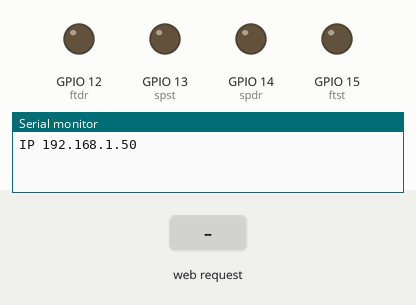
A sketch run on a simulated ESP8266 (NodeMCU). Shown: output pins drawn as LEDs (lit = HIGH), the last lines printed to the serial monitor. The test bench sets the inputs (shaded band). WiFi joins after 1.5 s; servers stay silent unless stated.

Above: at 4.7 s.
4.8 s: HTTP request GET /on1 received
At 5.9 s:
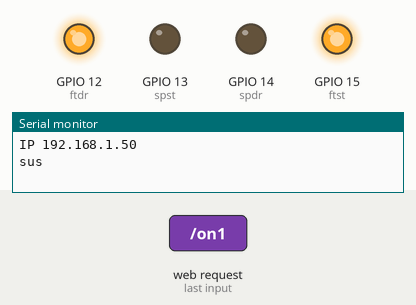
6.3 s: HTTP request GET /on2 received
At 7.1 s:
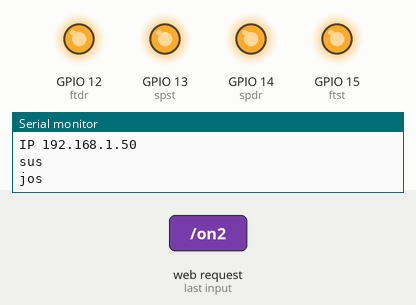
7.8 s: HTTP request GET /off1 received
At 8.2 s:
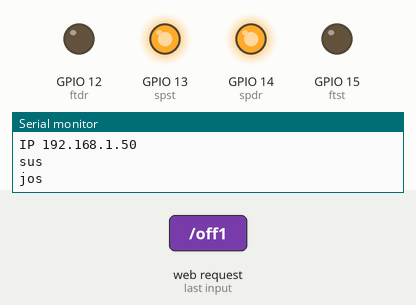
9.3 s: HTTP request GET /on3 received
At 10.5 s:
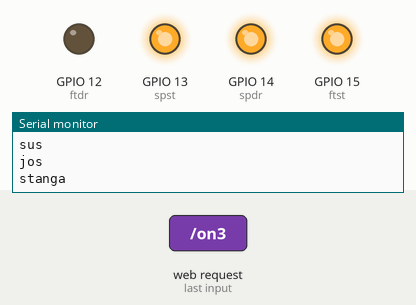
10.8 s: HTTP request GET /off2 received
At 11.7 s:
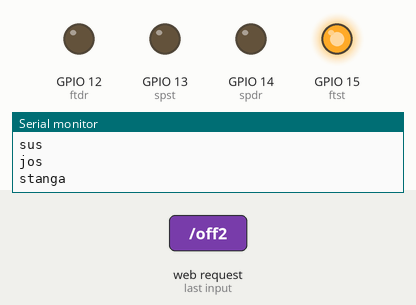
12.3 s: HTTP request GET /off3 received
At 12.8 s:
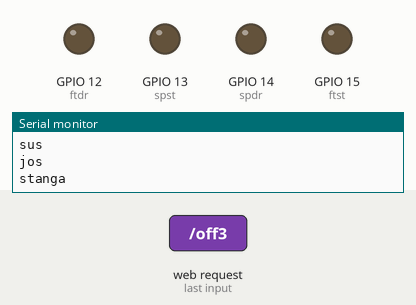
Timing chart, 0 to 14.8 s (numbered marks = the images above; inputs shaded):
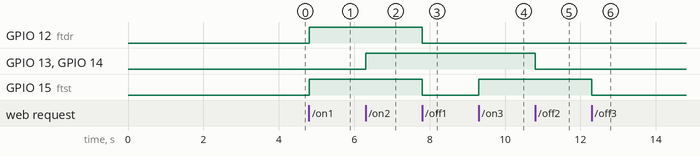

The sketch:

Rover.ino
```cpp
#ifdef ESP32
  #include <WiFi.h>
  #include <AsyncTCP.h>
#else
  #include <ESP8266WiFi.h>
  #include <ESPAsyncTCP.h>
#endif
#include <ESPAsyncWebServer.h>

// REPLACE WITH YOUR NETWORK CREDENTIALS
const char* ssid = "SMCI";
const char* password = "mirceagabi";

const int ftdr = 12;  // Pin for LED 1
const int spdr = 14;  // Pin for LED 2
const int spst = 13; // Pin for LED 3
const int ftst = 15; // Pin for LED 4

// HTML web page
const char index_html[] PROGMEM = R"rawliteral(
<!DOCTYPE HTML><html>
  <head>
    <title>Controller</title>
    <meta name="viewport" content="width=device-width, initial-scale=1">
    <style>
      body { font-family: Arial; text-align: center; margin:0px auto; padding-top: 30px;}
      .container {
        display: flex;
        justify-content: space-between;
        padding: 20px;
      }
      .left, .right {
        display: flex;
        flex-direction: column;
        gap: 20px;
      }
      .right {
        flex-direction: row;
      }
      .button {
        padding: 10px 20px;
        font-size: 24px;
        text-align: center;
        outline: none;
        color: #fff;
        background-color: #2f4468;
        border: none;
        border-radius: 5px;
        box-shadow: 0 6px #999;
        cursor: pointer;
        -webkit-touch-callout: none;
        -webkit-user-select: none;
        -khtml-user-select: none;
        -moz-user-select: none;
        -ms-user-select: none;
        user-select: none;
        -webkit-tap-highlight-color: rgba(0,0,0,0);
      }
      .button:hover {background-color: #1f2e45}
      .button:active {
        background-color: #1f2e45;
        box-shadow: 0 4px #666;
        transform: translateY(2px);
      }
    </style>
  </head>
  <body>
    <h1>ESP Pushbutton Web Server</h1>
    <div class="container">
      <div class="left">
        <button class="button" onmousedown="toggleCheckbox('on1');" ontouchstart="toggleCheckbox('on1');" onmouseup="toggleCheckbox('off1');" ontouchend="toggleCheckbox('off1');">/\</button>
        <button class="button" onmousedown="toggleCheckbox('on2');" ontouchstart="toggleCheckbox('on2');" onmouseup="toggleCheckbox('off2');" ontouchend="toggleCheckbox('off2');">\/</button>
      </div>
      <div class="right">
        <button class="button" onmousedown="toggleCheckbox('on3');" ontouchstart="toggleCheckbox('on3');" onmouseup="toggleCheckbox('off3');" ontouchend="toggleCheckbox('off3');"><</button>
        <button class="button" onmousedown="toggleCheckbox('on4');" ontouchstart="toggleCheckbox('on4');" onmouseup="toggleCheckbox('off4');" ontouchend="toggleCheckbox('off4');">></button>
      </div>
    </div>
   <script>
   function toggleCheckbox(x) {
     var xhr = new XMLHttpRequest();
     xhr.open("GET", "/" + x, true);
     xhr.send();
   }
  </script>
  </body>
</html>)rawliteral";

void notFound(AsyncWebServerRequest *request) {
  request->send(404, "text/plain", "Not found");
}

AsyncWebServer server(80);

void setup() {

  pinMode(spdr, OUTPUT);
digitalWrite(spdr, LOW);

  pinMode(ftdr, OUTPUT);
digitalWrite(ftdr, LOW);

  pinMode(spst, OUTPUT);
digitalWrite(spst, LOW);

  pinMode(ftst, OUTPUT);
digitalWrite(ftst, LOW);


  delay(2000);
  Serial.begin(115200);
  WiFi.mode(WIFI_STA);
  WiFi.begin(ssid, password);
  if (WiFi.waitForConnectResult() != WL_CONNECTED) {
    Serial.println("Nu s-a putut conecta");
    return;
  }
  Serial.println();
  Serial.print("IP ");
  Serial.println(WiFi.localIP());

  // Send web page to client
  server.on("/", HTTP_GET, [](AsyncWebServerRequest *request){
    request->send_P(200, "text/html", index_html);
  });

  // Receive an HTTP GET request
  server.on("/on1", HTTP_GET, [] (AsyncWebServerRequest *request) {
    Serial.println("sus");
    digitalWrite(ftdr, HIGH);
    digitalWrite(ftst, HIGH);
    request->send(200, "text/plain", "ok");
  });

  server.on("/off1", HTTP_GET, [] (AsyncWebServerRequest *request) {
    digitalWrite(ftdr, LOW);
    digitalWrite(ftst, LOW);
    request->send(200, "text/plain", "ok");
  });

  server.on("/on2", HTTP_GET, [] (AsyncWebServerRequest *request) {
    Serial.println("jos");
    digitalWrite(spdr, HIGH);
    digitalWrite(spst, HIGH);
    request->send(200, "text/plain", "ok");
  });

  server.on("/off2", HTTP_GET, [] (AsyncWebServerRequest *request) {
    digitalWrite(spdr, LOW);
    digitalWrite(spst, LOW);
    request->send(200, "text/plain", "ok");
  });

  server.on("/on3", HTTP_GET, [] (AsyncWebServerRequest *request) {
     Serial.println("stanga");
    digitalWrite(ftst, HIGH);
    request->send(200, "text/plain", "ok");
  });

  server.on("/off3", HTTP_GET, [] (AsyncWebServerRequest *request) {
    digitalWrite(ftst, LOW);
    request->send(200, "text/plain", "ok");
  });

  server.on("/on4", HTTP_GET, [] (AsyncWebServerRequest *request) {
    Serial.println("dreapta");
    digitalWrite(ftdr, HIGH);
    request->send(200, "text/plain", "ok");
  });

  server.on("/off4", HTTP_GET, [] (AsyncWebServerRequest *request) {
    digitalWrite(ftdr, LOW);  // Turn off LED 4
    request->send(200, "text/plain", "ok");
  });

  server.onNotFound(notFound);
  server.begin();
}

void loop() {
  // Empty loop, as everything is handled by the server
}
```

Measured:
- after the input at 4.8 s, GPIO 12 (ftdr), GPIO 15 (ftst): LOW → HIGH at once
- after the input at 6.3 s, GPIO 13 (spst), GPIO 14 (spdr): LOW → HIGH at once
- after the input at 7.8 s, GPIO 12 (ftdr), GPIO 15 (ftst): HIGH → LOW at once
- after the input at 9.3 s, GPIO 15 (ftst): LOW → HIGH at once
- after the input at 10.8 s, GPIO 13 (spst), GPIO 14 (spdr): HIGH → LOW at once
- after the input at 12.3 s, GPIO 15 (ftst): HIGH → LOW at once
